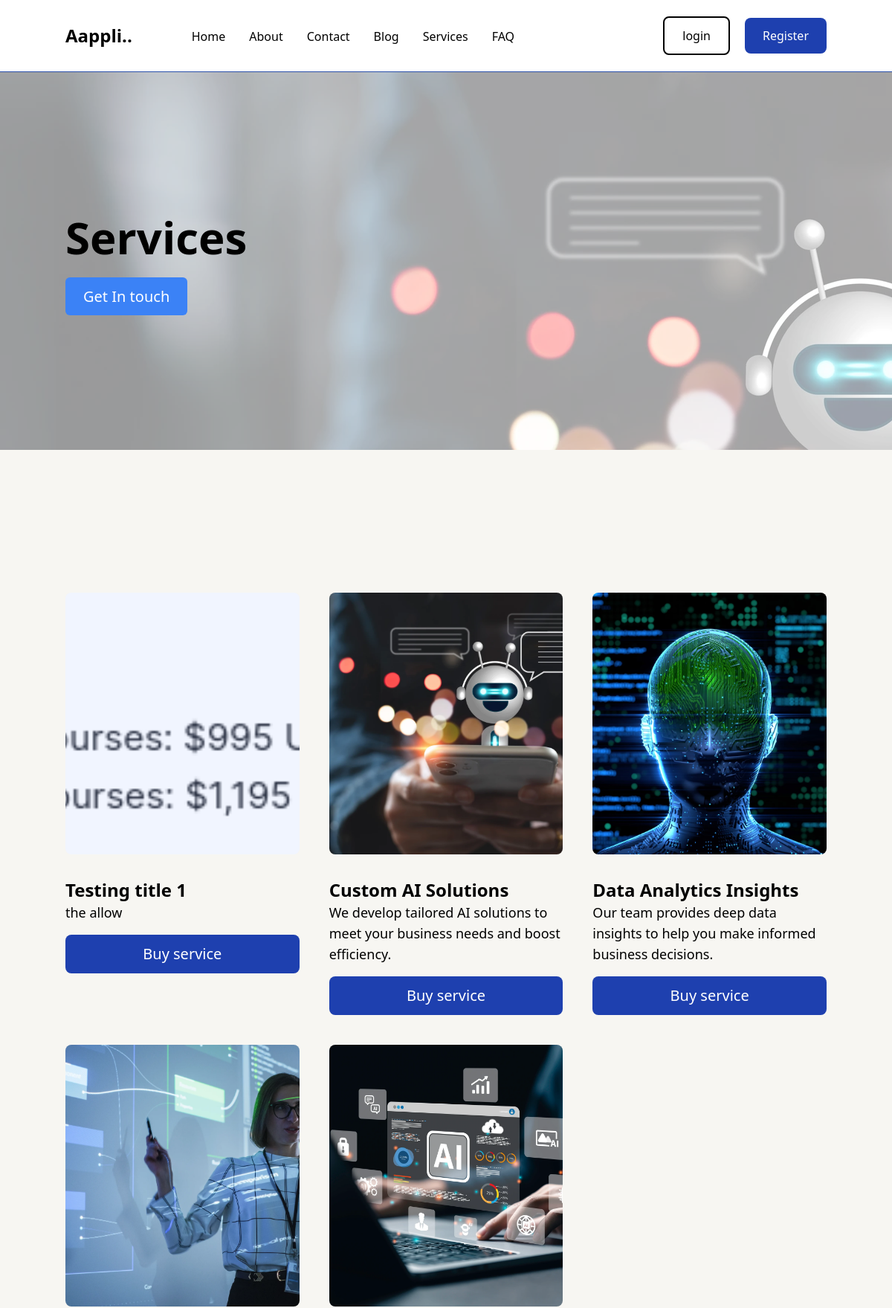
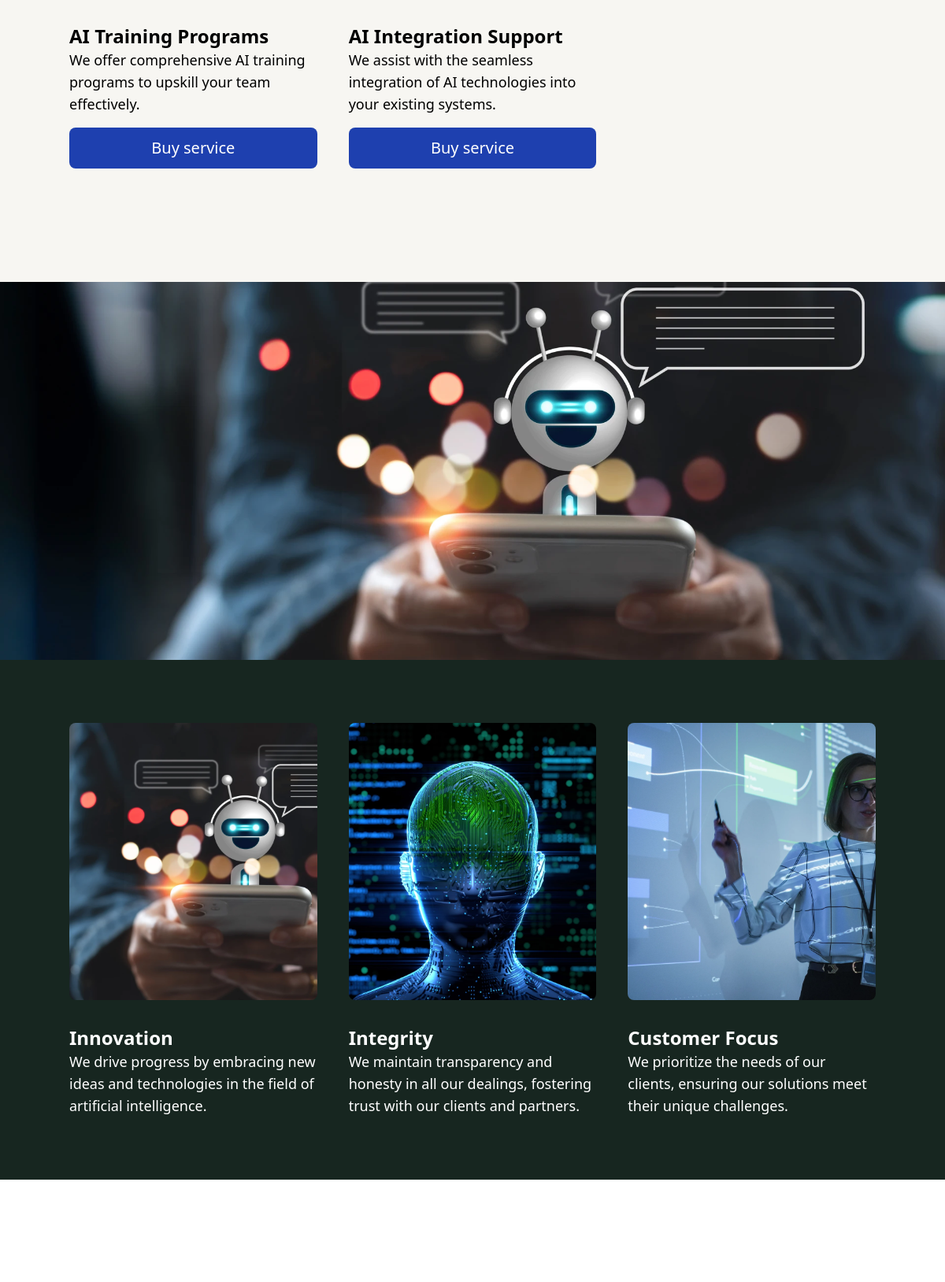
The app's page /service/ (upper part) with its own data (2 pictures, top to bottom).
### mainapp/models.py (models this page shows, shortened)
class Service(BaseModel):
    title = models.CharField(_("Title"), max_length=255)
    short_description = models.TextField(_("Short Description"))
    price = models.DecimalField(_("Price"), max_digits=10, decimal_places=2)
    thumbnail_img = models.ImageField(_("Thumbnail Image"), upload_to='thumbnails/', height_field=None, width_field=None, max_length=None)
    description = models.TextField(_("Description"))

### mainapp/views.py (the view)
# urls.py: path('service/', ServiceView.as_view(), name='main_services'),
class ServiceView(View):
    def get(self, request, service_id=None):
        if service_id:
            service = get_object_or_404(Service, id=service_id)
            print(service)
            return render(request, 'pages/service_detail.html', {'service': service})
        services = Service.objects.all()
        return render(request, 'pages/services.html', {'services': services})

### templates/pages/services.html
{% extends "mainbase.html" %}
{% load static %}
{% block content %}
    {% include "pages/services/heroser.html" %}
    {% include "pages/services/services.html" %}
    {% include "pages/services/threecard.html" %}
    {% include "pages/services/discoverai.html" %}
{% endblock content %}

### templates/pages/services/services.html
{% load static %}
<section class="bg-[#F7F6F2]">
    <div class="container py-36">
        <div class="grid grid-cols-3 gap-10 pt-12">
            {% for service in services %}
            <div class="">
                <div class="w-full h-96 pb-8">
                    <img class="w-full rounded-lg h-full object-cover object-center" src="{{ service.thumbnail_img.url }}" alt="{{ service.title }}">
                </div>
                <h1 class="text-2xl font-semibold">{{ service.title }}</h1>
                <p class="text-lg pb-4">
                    {{ service.short_description }}
                </p>
                <a class="cursor-pointer" href="{% url 'service-detail' service.id %}">
                    <button class="w-full py-3 bg-blue-800 text-white rounded-lg text-xl">Buy service</button>
                </a>
            </div>
            {% endfor %}
            <div class="">
                <div class="w-full h-96 pb-8">
                    <img class="w-full rounded-lg h-full object-cover object-center" src="{% static 'assets/images/intro4.webp' %}" alt="">
                </div>
                <h1 class="text-2xl font-semibold">Custom AI Solutions</h1>
                <p class="text-lg pb-4">
                    We develop tailored AI solutions to meet your business needs and boost efficiency.
                </p>
                <button class="w-full py-3 bg-blue-800 text-white rounded-lg text-xl">Buy service</button>
            </div>
            <div class="">
                <div class="w-full h-96 pb-8">
                    <img class="w-full rounded-lg h-full object-cover object-center" src="{% static 'assets/images/intro3.webp' %}" alt="">
                </div>
                <h1 class="text-2xl font-semibold">Data Analytics Insights</h1>
                <p class="text-lg pb-4">
                    Our team provides deep data insights to help you make informed business decisions.
                </p>
                <button class="w-full py-3 bg-blue-800 text-white rounded-lg text-xl">Buy service</button>
            </div>
            <div class="">
                <div class="w-full h-96 pb-8">
                    <img class="w-full rounded-lg h-full object-cover object-center" src="{% static 'assets/images/intro2.webp' %}" alt="">
                </div>
                <h1 class="text-2xl font-semibold">AI Training Programs</h1>
                <p class="text-lg pb-4">
                    We offer comprehensive AI training programs to upskill your team effectively.
                </p>
                <button class="w-full py-3 bg-blue-800 text-white rounded-lg text-xl">Buy service</button>
            </div>
            <div class="">
                <div class="w-full h-96 pb-8">
                    <img class="w-full rounded-lg h-full object-cover object-center" src="{% static 'assets/images/intro1.webp' %}" alt="">
                </div>
                <h1 class="text-2xl font-semibold">AI Integration Support</h1>
                <p class="text-lg pb-4">
                    We assist with the seamless integration of AI technologies into your existing systems.
                </p>
                <button class="w-full py-3 bg-blue-800 text-white rounded-lg text-xl">Buy service</button>
            </div>
        </div>
    </div>
</section>

### static/css/navbar.css (style rules this page uses)
.container { max-width: 1920px; margin: auto; }
@media screen and (max-width: 1400px) { .container { max-width: 1120px; } }
@media screen and (max-width: 1200px) { .container { max-width: 940px; } }
*,html { margin: 0; padding: 0; box-sizing: border-box; }

### records on screen
Service: thumbnail_img (picture), title "Testing title 1", short_description "the allow"
